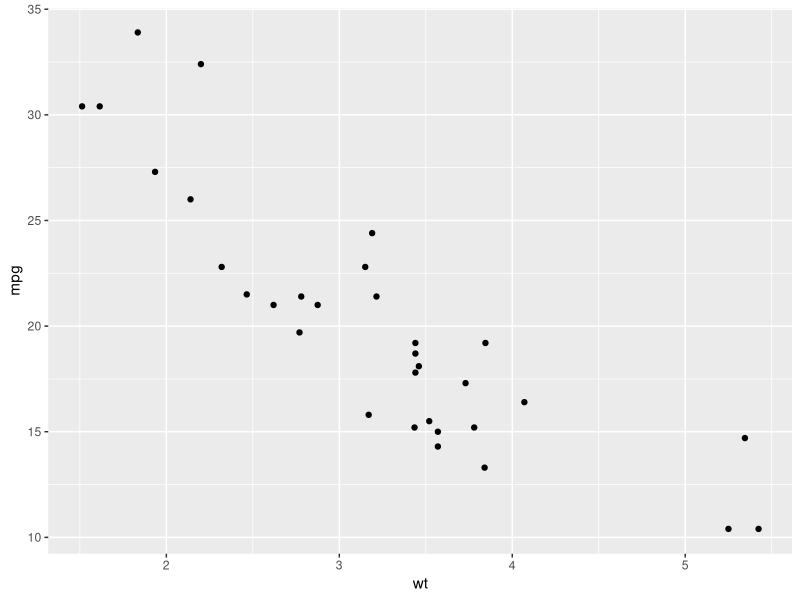
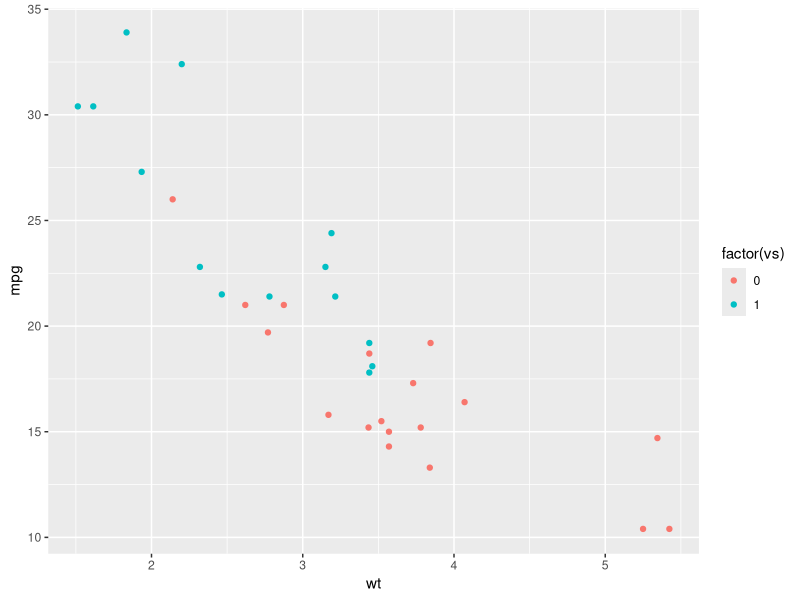
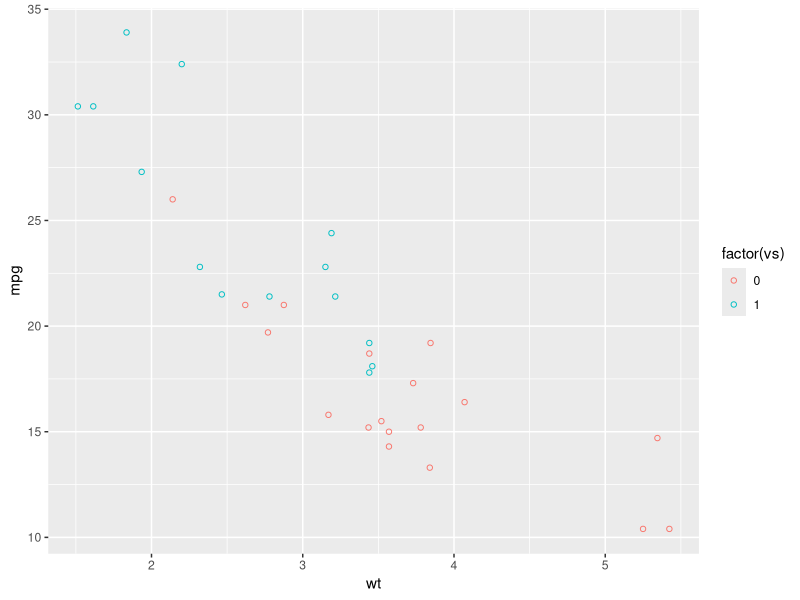
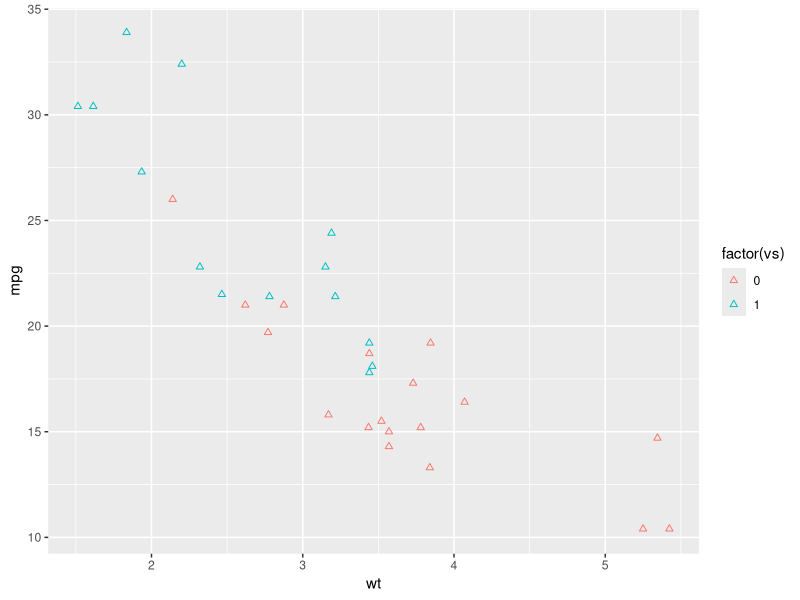
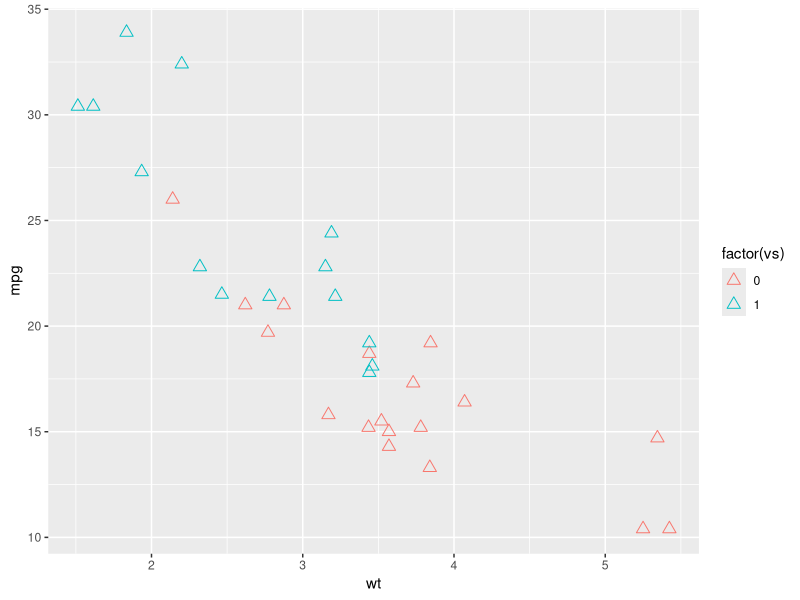
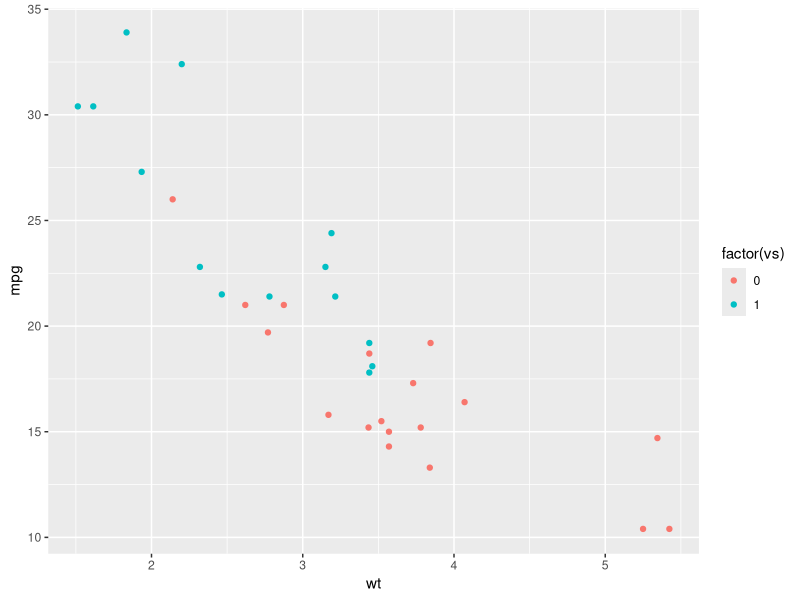
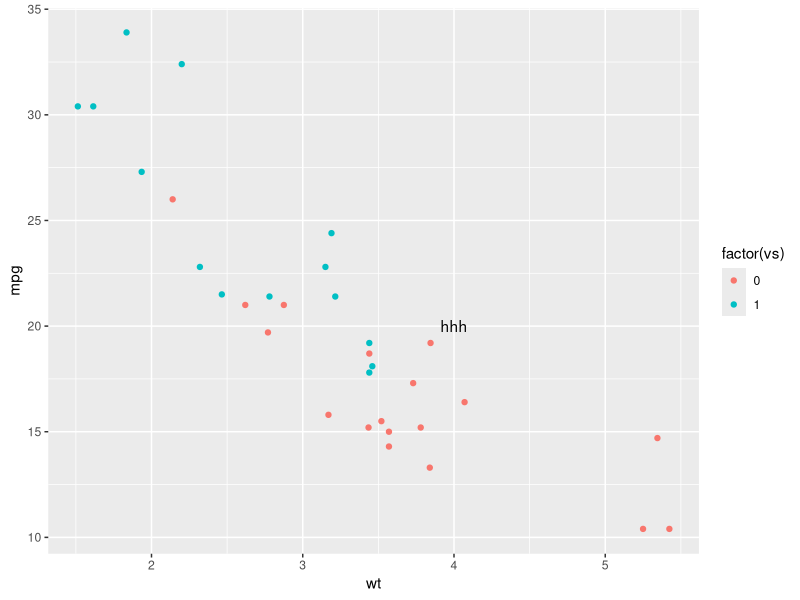
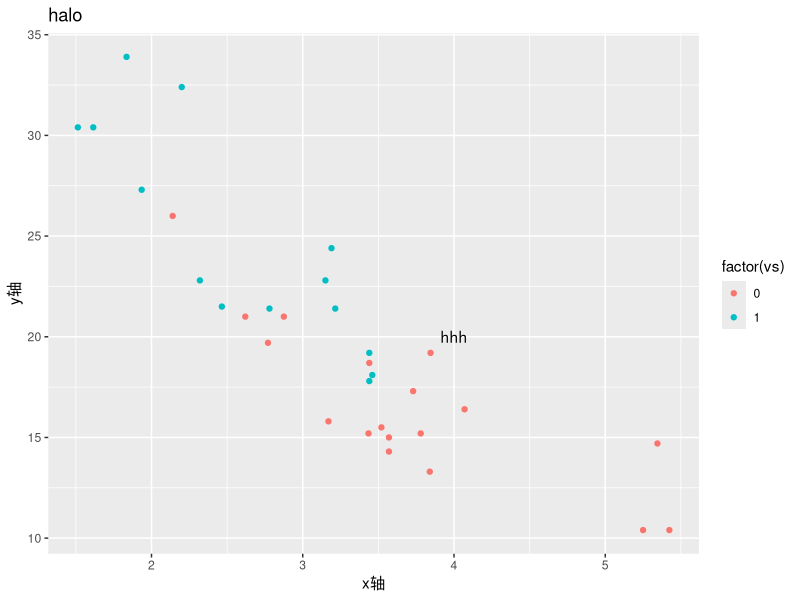

Recreate these plots in R, in order.
## ---- chunk 1
library(ggplot2)
#先练习一下上次学的分组作图！分组变量的使用！
ggplot(mtcars,aes(wt,mpg))+geom_point()
ggplot(mtcars,aes(wt,mpg,color=factor(vs)))+geom_point()
ggplot(mtcars,aes(wt,mpg,color=factor(vs)))+geom_point(shape=1)
ggplot(mtcars,aes(wt,mpg,color=factor(vs)))+geom_point(shape=2)
ggplot(mtcars,aes(wt,mpg,color=factor(vs)))+geom_point(shape=2,size=3)
## ---- chunk 2
#假如想在wt=4,mpg=20的位置加入文本：
ggplot(mtcars,aes(wt,mpg,color=factor(vs)))+geom_point()
#只需要继续添加图层就可以了
ggplot(mtcars,aes(wt,mpg,color=factor(vs)))+geom_point()+annotate("text",x=4,y=20,label="hhh")
## ---- chunk 3
ggplot(mtcars,aes(wt,mpg,color=factor(vs)))+geom_point()+annotate("text",x=4,y=20,label="hhh")+labs(title="halo",x="x轴",y="y轴")
#不知道怎么回事，中文竟然显示不出来，变成了小方格。
## ---- chunk 4
#这里使用我喜欢的颜色哈哈～
ggplot(mtcars,aes(wt,mpg))+geom_point(color="yellowgreen")
ggplot(mtcars,aes(wt,mpg))+geom_point(color="yellowgreen")+annotate("text",x=4,y=20,label="hhh")+labs(title="halo",x="xxx",y="yyy")
#添加竖线👇
ggplot(mtcars,aes(wt,mpg))+geom_point(color="yellowgreen")+annotate("text",x=4,y=20,label="hhh")+labs(title="halo",x="xxx",y="yyy")+ geom_vline(xintercept=3)
#再加一个水平线👇
ggplot(mtcars,aes(wt,mpg))+geom_point(color="yellowgreen")+annotate("text",x=4,y=20,label="hhh")+labs(title="halo",x="xxx",y="yyy")+ geom_vline(xintercept=3)+ geom_hline(yintercept=20)
## ---- chunk 5

## ---- chunk 6

